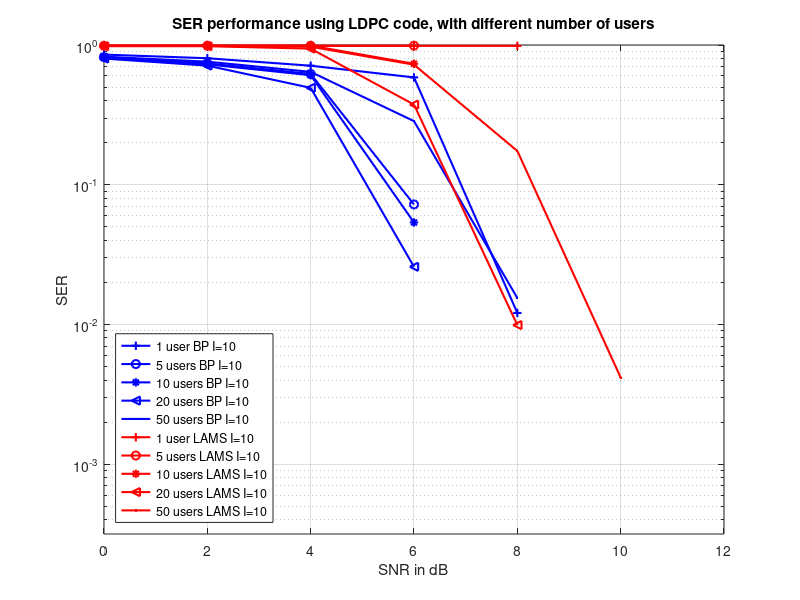

The MATLAB script that drew this image:
clear all;
clc;
%%%%%%%%%%%%%%%%%%%%%%%%%%%%%%%%%%%%%%%%%%%%%%%%%%%%%%%%%%
% BP
load 1user14_BP_I10.mat
semilogy(psnr, SER1,'b+-','LineWidth',1.5);
hold on; 

load 5user14_BP_I10.mat
semilogy(psnr, SER1,'bo-','LineWidth',1.5);
hold on; 

load 10user14_BP_I10.mat
semilogy(psnr, SER1,'b*-','LineWidth',1.5);
hold on; 

load 20user14_BP_I10.mat
semilogy(psnr, SER1,'b<-','LineWidth',1.5);
hold on;

load 50user14_BP_I10.mat
semilogy(psnr, SER1,'b.-','LineWidth',1.5);
hold on;
%%%%%%%%%%%%%%%%%%%%%%%%%%%%%%%%%%%%%%%%%%%%%%%%%%%%%%%%%%

%%%%%%%%%%%%%%%%%%%%%%%%%%%%%%%%%%%%%%%%%%%%%%%%%%%%%%%%%%
% LAMS
load 1user14_LAMS_I10.mat
semilogy(psnr, SER1,'r+-','LineWidth',1.5);
hold on; 

load 5user14_LAMS_I10.mat
semilogy(psnr, SER1,'ro-','LineWidth',1.5);
hold on; 

load 10user14_LAMS_I10.mat
semilogy(psnr, SER1,'r*-','LineWidth',1.5);
hold on; 

load 20user14_LAMS_I10.mat
semilogy(psnr, SER1,'r<-','LineWidth',1.5);
hold on;

load 50user14_LAMS_I10.mat
semilogy(psnr, SER1,'r.-','LineWidth',1.5);
hold on;
%%%%%%%%%%%%%%%%%%%%%%%%%%%%%%%%%%%%%%%%%%%%%%%%%%%%%%%%%%

xlabel('SNR in dB');
ylabel('SER');
legend('1 user BP I=10','5 users BP I=10','10 users BP I=10','20 users BP I=10','50 users BP I=10',...
    '1 user LAMS I=10','5 users LAMS I=10','10 users LAMS I=10','20 users LAMS I=10','50 users LAMS I=10',...
    'Location','southwest');
 title('SER performance using LDPC code, with different number of users');
grid on;

axis([0 12 10^(-3.5) 1]);